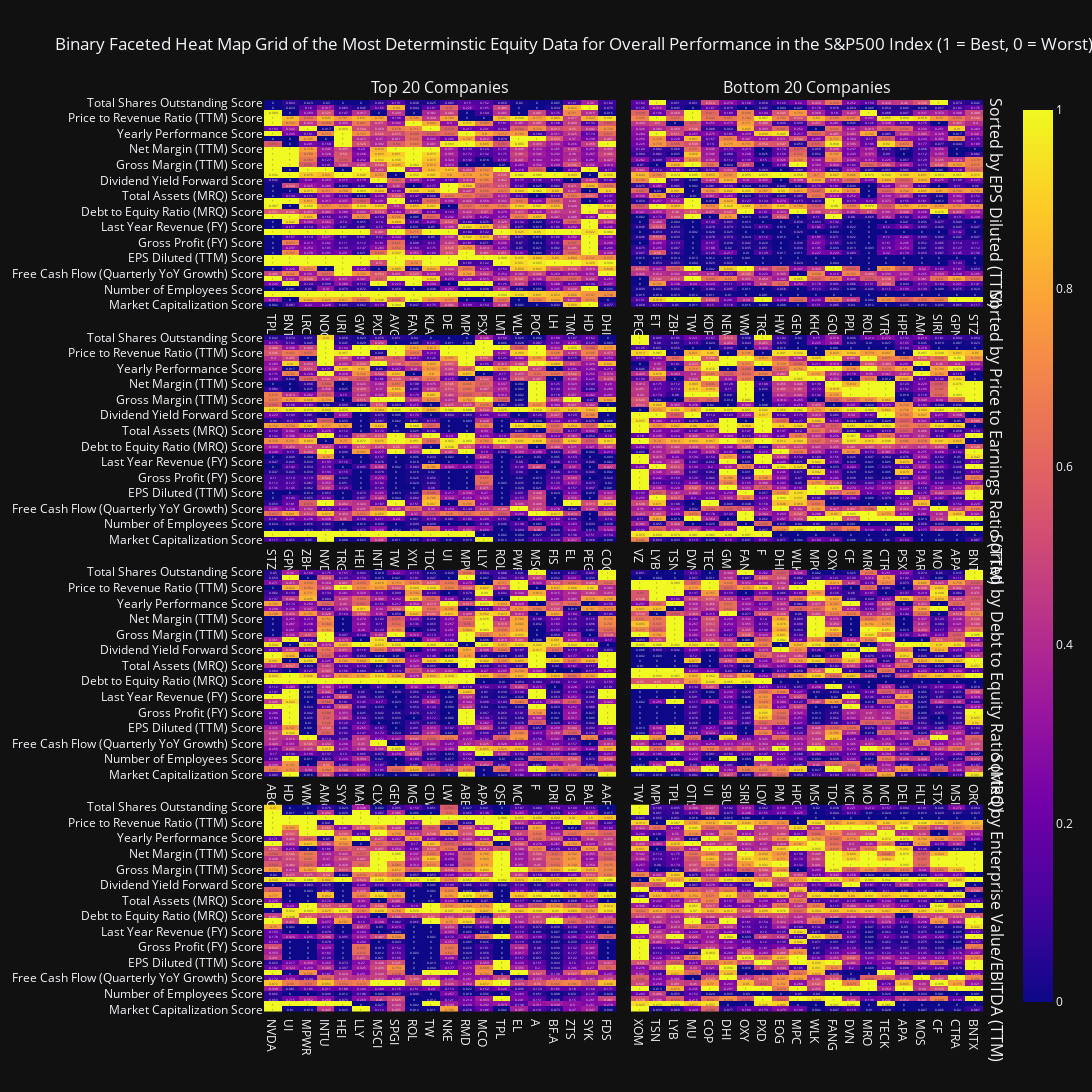

Here is the notebook cell this chart was saved with:
### Markdown cell above
The left half of each heatmap subplot illustrates the score distribution of the top 20 companies sorted by the singular independent variable being observed. Conversely, the right half illustrates the bottom 20 companies under the same category. There are 16 independent variables being tested in total, those of which have been selected on the basis of having a high correlation (a positive coefficient of determination that is greater than or equal to 0.7). Some of these independent variables have a high correlation between a wider range of variables than others, which is why the contrast between the number of yellow (indicative of high scores) and blue tiles (indicative of low scores) is greater for those predictors that have a correlation with a greater number of variables.

This binary contrast analysis supports the notion that there are several equity variables that are the most deterministic of the performance of an equity, with performance being interpreted as the ratio of high to low scores for each equity. Therefore, the heatmap facet grid reveals that **Market Capitalization, EBITDA (TTM), Gross Profit (MRQ and FY), Total Revenue (FY), Total Assets (MRQ), Enterprise Value (MRQ) and Net Income (FY)** are the most deterministic of the performance of an equity. Therefore, it is worth prioritizing these financial variables when determining which companies to invest in. However, it should be noted that Enterprise Value (MRQ) includes many of the above variables in its calculation, so it is essentially a derivative of several financial variables.

Taking the top 4 predictors that are the most deterministic of the overall performance of an equity, constructing a binary heat map plot can enable us to better visualize the contrast between the top 20 and bottom 20 companies sorted by predictor.

### Code cell
top_predictors_narrowest_adjusted = np.concatenate(top_predictors_narrowest_adjusted)
config = {
  'toImageButtonOptions': {
    'format': 'png',
    'filename': 'custom_image',
    'height': 3000,
    'width': 2000,
    'scale': 2
  }
}

title = 'Binary Faceted Heat Map Grid of the Most Determinstic Equity Data for Overall Performance in the S&P500 Index (1 = Best, 0 = Worst)'
display(viz.binary_subplot_generator(complete_df, notable_significance[0:4], title, 6.2, 1, vertical_spacing=0.03).show(config=config))

### Figure 1 — Plotly figure (JSON) as saved in the notebook; plotly's stock layout.template omitted (floating-point values rounded to 4 significant figures; data arrays with more than 128 entries replaced by an {"elided": "..."} marker saying what was removed)
{"data": [{"coloraxis": "coloraxis", "hovertemplate": "x: %{x}<br>y: %{y}<br>color: %{z}<extra></extra>", "name": "0", "texttemplate": "%{z}", "type": "heatmap", "x": ["TPL", "BNTX", "LRCX", "NOC", "URI", "GWW", "PXD", "AVGO", "FANG", "KLAC", "DE", "MPC", "PSX", "LMT", "WLK", "POOL", "LH", "TMO", "HD", "DHI"], "xaxis": "x", "y": ["Market Capitalization Score", "Price to Earnings Ratio (TTM) Score", "Basic EPS (TTM) Score", "Number of Employees Score", "Free Cash Flow (Annual YoY Growth) Score", "Free Cash Flow Margin (FY) Score", "Free Cash Flow (Quarterly YoY Growth) Score", "3-Month Performance Score", "Basic EPS (FY) Score", "EPS Diluted (TTM) Score", "EBITDA (TTM) Score", "Gross Profit (MRQ) Score", "Gross Profit (FY) Score", "Total Revenue (FY) Score", "EPS Diluted (FY) Score", "Last Year Revenue (FY) Score", "Net Income (FY) Score", "Current Ratio (MRQ) Score", "Debt to Equity Ratio (MRQ) Score", "Net Debt (MRQ) Score", "Quick Ratio (MRQ) Score", "Total Assets (MRQ) Score", "Total Debt (MRQ) Score", "Total Current Assets (MRQ) Score", "Dividend Yield Forward Score", "Dividends Paid (FY) Score", "Dividends per Share (FY) Score", "Gross Margin (TTM) Score", "Operating Margin (TTM) Score", "Pretax Margin (TTM) Score", "Net Margin (TTM) Score", "6-Month Performance Score", "YTD Performance Score", "Yearly Performance Score", "1-Year Beta Score", "Volatility Score", "Price to Revenue Ratio (TTM) Score", "Enterprise Value/EBITDA (TTM) Score", "Enterprise Value (MRQ) Score", "Total Shares Outstanding Score"], "yaxis": "y", "z": {"elided": "40x20 float values"}}, {"coloraxis": "coloraxis", "hovertemplate": "x: %{x}<br>y: %{y}<br>color: %{z}<extra></extra>", "name": "0", "texttemplate": "%{z}", "type": "heatmap", "x": ["STZ", "GPN", "ZBH", "NVDA", "TRGP", "HEI", "INTU", "TW", "XYL", "TDG", "UI", "MPWR", "LLY", "ROL", "PWR", "MSCI", "FIS", "EL", "PEG", "COO"], "xaxis": "x3", "y": ["Market Capitalization Score", "Price to Earnings Ratio (TTM) Score", "Basic EPS (TTM) Score", "Number of Employees Score", "Free Cash Flow (Annual YoY Growth) Score", "Free Cash Flow Margin (FY) Score", "Free Cash Flow (Quarterly YoY Growth) Score", "3-Month Performance Score", "Basic EPS (FY) Score", "EPS Diluted (TTM) Score", "EBITDA (TTM) Score", "Gross Profit (MRQ) Score", "Gross Profit (FY) Score", "Total Revenue (FY) Score", "EPS Diluted (FY) Score", "Last Year Revenue (FY) Score", "Net Income (FY) Score", "Current Ratio (MRQ) Score", "Debt to Equity Ratio (MRQ) Score", "Net Debt (MRQ) Score", "Quick Ratio (MRQ) Score", "Total Assets (MRQ) Score", "Total Debt (MRQ) Score", "Total Current Assets (MRQ) Score", "Dividend Yield Forward Score", "Dividends Paid (FY) Score", "Dividends per Share (FY) Score", "Gross Margin (TTM) Score", "Operating Margin (TTM) Score", "Pretax Margin (TTM) Score", "Net Margin (TTM) Score", "6-Month Performance Score", "YTD Performance Score", "Yearly Performance Score", "1-Year Beta Score", "Volatility Score", "Price to Revenue Ratio (TTM) Score", "Enterprise Value/EBITDA (TTM) Score", "Enterprise Value (MRQ) Score", "Total Shares Outstanding Score"], "yaxis": "y3", "z": {"elided": "40x20 float values"}}, {"coloraxis": "coloraxis", "hovertemplate": "x: %{x}<br>y: %{y}<br>color: %{z}<extra></extra>", "name": "0", "texttemplate": "%{z}", "type": "heatmap", "x": ["ABC", "HD", "WMG", "AMGN", "SYY", "MAR", "CLX", "GEN", "MGM", "CDW", "LW", "ABBV", "APA", "QSR", "MCO", "F", "DRI", "DG", "BALL", "AAPL"], "xaxis": "x5", "y": ["Market Capitalization Score", "Price to Earnings Ratio (TTM) Score", "Basic EPS (TTM) Score", "Number of Employees Score", "Free Cash Flow (Annual YoY Growth) Score", "Free Cash Flow Margin (FY) Score", "Free Cash Flow (Quarterly YoY Growth) Score", "3-Month Performance Score", "Basic EPS (FY) Score", "EPS Diluted (TTM) Score", "EBITDA (TTM) Score", "Gross Profit (MRQ) Score", "Gross Profit (FY) Score", "Total Revenue (FY) Score", "EPS Diluted (FY) Score", "Last Year Revenue (FY) Score", "Net Income (FY) Score", "Current Ratio (MRQ) Score", "Debt to Equity Ratio (MRQ) Score", "Net Debt (MRQ) Score", "Quick Ratio (MRQ) Score", "Total Assets (MRQ) Score", "Total Debt (MRQ) Score", "Total Current Assets (MRQ) Score", "Dividend Yield Forward Score", "Dividends Paid (FY) Score", "Dividends per Share (FY) Score", "Gross Margin (TTM) Score", "Operating Margin (TTM) Score", "Pretax Margin (TTM) Score", "Net Margin (TTM) Score", "6-Month Performance Score", "YTD Performance Score", "Yearly Performance Score", "1-Year Beta Score", "Volatility Score", "Price to Revenue Ratio (TTM) Score", "Enterprise Value/EBITDA (TTM) Score", "Enterprise Value (MRQ) Score", "Total Shares Outstanding Score"], "yaxis": "y5", "z": {"elided": "40x20 float values"}}, {"coloraxis": "coloraxis", "hovertemplate": "x: %{x}<br>y: %{y}<br>color: %{z}<extra></extra>", "name": "0", "texttemplate": "%{z}", "type": "heatmap", "x": ["NVDA", "UI", "MPWR", "INTU", "HEI", "LLY", "MSCI", "SPGI", "ROL", "TW", "NKE", "RMD", "MCO", "TPL", "EL", "A", "BF.A", "ZTS", "SYK", "FDS"], "xaxis": "x7", "y": ["Market Capitalization Score", "Price to Earnings Ratio (TTM) Score", "Basic EPS (TTM) Score", "Number of Employees Score", "Free Cash Flow (Annual YoY Growth) Score", "Free Cash Flow Margin (FY) Score", "Free Cash Flow (Quarterly YoY Growth) Score", "3-Month Performance Score", "Basic EPS (FY) Score", "EPS Diluted (TTM) Score", "EBITDA (TTM) Score", "Gross Profit (MRQ) Score", "Gross Profit (FY) Score", "Total Revenue (FY) Score", "EPS Diluted (FY) Score", "Last Year Revenue (FY) Score", "Net Income (FY) Score", "Current Ratio (MRQ) Score", "Debt to Equity Ratio (MRQ) Score", "Net Debt (MRQ) Score", "Quick Ratio (MRQ) Score", "Total Assets (MRQ) Score", "Total Debt (MRQ) Score", "Total Current Assets (MRQ) Score", "Dividend Yield Forward Score", "Dividends Paid (FY) Score", "Dividends per Share (FY) Score", "Gross Margin (TTM) Score", "Operating Margin (TTM) Score", "Pretax Margin (TTM) Score", "Net Margin (TTM) Score", "6-Month Performance Score", "YTD Performance Score", "Yearly Performance Score", "1-Year Beta Score", "Volatility Score", "Price to Revenue Ratio (TTM) Score", "Enterprise Value/EBITDA (TTM) Score", "Enterprise Value (MRQ) Score", "Total Shares Outstanding Score"], "yaxis": "y7", "z": {"elided": "40x20 float values"}}, {"coloraxis": "coloraxis", "hovertemplate": "x: %{x}<br>y: %{y}<br>color: %{z}<extra></extra>", "name": "0", "texttemplate": "%{z}", "type": "heatmap", "x": ["PEG", "ET", "ZBH", "TW", "KDP", "NEM", "WMG", "TRGP", "HWM", "GEN", "KHC", "GOLD", "PPL", "ROL", "VTRS", "HPE", "AMCR", "SIRI", "GPN", "STZ"], "xaxis": "x2", "y": ["Market Capitalization Score", "Price to Earnings Ratio (TTM) Score", "Basic EPS (TTM) Score", "Number of Employees Score", "Free Cash Flow (Annual YoY Growth) Score", "Free Cash Flow Margin (FY) Score", "Free Cash Flow (Quarterly YoY Growth) Score", "3-Month Performance Score", "Basic EPS (FY) Score", "EPS Diluted (TTM) Score", "EBITDA (TTM) Score", "Gross Profit (MRQ) Score", "Gross Profit (FY) Score", "Total Revenue (FY) Score", "EPS Diluted (FY) Score", "Last Year Revenue (FY) Score", "Net Income (FY) Score", "Current Ratio (MRQ) Score", "Debt to Equity Ratio (MRQ) Score", "Net Debt (MRQ) Score", "Quick Ratio (MRQ) Score", "Total Assets (MRQ) Score", "Total Debt (MRQ) Score", "Total Current Assets (MRQ) Score", "Dividend Yield Forward Score", "Dividends Paid (FY) Score", "Dividends per Share (FY) Score", "Gross Margin (TTM) Score", "Operating Margin (TTM) Score", "Pretax Margin (TTM) Score", "Net Margin (TTM) Score", "6-Month Performance Score", "YTD Performance Score", "Yearly Performance Score", "1-Year Beta Score", "Volatility Score", "Price to Revenue Ratio (TTM) Score", "Enterprise Value/EBITDA (TTM) Score", "Enterprise Value (MRQ) Score", "Total Shares Outstanding Score"], "yaxis": "y2", "z": {"elided": "40x20 float values"}}, {"coloraxis": "coloraxis", "hovertemplate": "x: %{x}<br>y: %{y}<br>color: %{z}<extra></extra>", "name": "0", "texttemplate": "%{z}", "type": "heatmap", "x": ["VZ", "LYB", "TSN", "DVN", "TECK", "GM", "FANG", "F", "DHI", "WLK", "MPC", "OXY", "CF", "MRO", "CTRA", "PSX", "PARA", "MOS", "APA", "BNTX"], "xaxis": "x4", "y": ["Market Capitalization Score", "Price to Earnings Ratio (TTM) Score", "Basic EPS (TTM) Score", "Number of Employees Score", "Free Cash Flow (Annual YoY Growth) Score", "Free Cash Flow Margin (FY) Score", "Free Cash Flow (Quarterly YoY Growth) Score", "3-Month Performance Score", "Basic EPS (FY) Score", "EPS Diluted (TTM) Score", "EBITDA (TTM) Score", "Gross Profit (MRQ) Score", "Gross Profit (FY) Score", "Total Revenue (FY) Score", "EPS Diluted (FY) Score", "Last Year Revenue (FY) Score", "Net Income (FY) Score", "Current Ratio (MRQ) Score", "Debt to Equity Ratio (MRQ) Score", "Net Debt (MRQ) Score", "Quick Ratio (MRQ) Score", "Total Assets (MRQ) Score", "Total Debt (MRQ) Score", "Total Current Assets (MRQ) Score", "Dividend Yield Forward Score", "Dividends Paid (FY) Score", "Dividends per Share (FY) Score", "Gross Margin (TTM) Score", "Operating Margin (TTM) Score", "Pretax Margin (TTM) Score", "Net Margin (TTM) Score", "6-Month Performance Score", "YTD Performance Score", "Yearly Performance Score", "1-Year Beta Score", "Volatility Score", "Price to Revenue Ratio (TTM) Score", "Enterprise Value/EBITDA (TTM) Score", "Enterprise Value (MRQ) Score", "Total Shares Outstanding Score"], "yaxis": "y4", "z": {"elided": "40x20 float values"}}, {"coloraxis": "coloraxis", "hovertemplate": "x: %{x}<br>y: %{y}<br>color: %{z}<extra></extra>", "name": "0", "texttemplate": "%{z}", "type": "heatmap", "x": ["TW", "MPWR", "TPL", "OTIS", "UI", "SBUX", "SIRI", "LOW", "PM", "HPQ", "MSCI", "TDG", "MCK", "MO", "MCD", "DELL", "HLT", "STX", "MSI", "ORCL"], "xaxis": "x6", "y": ["Market Capitalization Score", "Price to Earnings Ratio (TTM) Score", "Basic EPS (TTM) Score", "Number of Employees Score", "Free Cash Flow (Annual YoY Growth) Score", "Free Cash Flow Margin (FY) Score", "Free Cash Flow (Quarterly YoY Growth) Score", "3-Month Performance Score", "Basic EPS (FY) Score", "EPS Diluted (TTM) Score", "EBITDA (TTM) Score", "Gross Profit (MRQ) Score", "Gross Profit (FY) Score", "Total Revenue (FY) Score", "EPS Diluted (FY) Score", "Last Year Revenue (FY) Score", "Net Income (FY) Score", "Current Ratio (MRQ) Score", "Debt to Equity Ratio (MRQ) Score", "Net Debt (MRQ) Score", "Quick Ratio (MRQ) Score", "Total Assets (MRQ) Score", "Total Debt (MRQ) Score", "Total Current Assets (MRQ) Score", "Dividend Yield Forward Score", "Dividends Paid (FY) Score", "Dividends per Share (FY) Score", "Gross Margin (TTM) Score", "Operating Margin (TTM) Score", "Pretax Margin (TTM) Score", "Net Margin (TTM) Score", "6-Month Performance Score", "YTD Performance Score", "Yearly Performance Score", "1-Year Beta Score", "Volatility Score", "Price to Revenue Ratio (TTM) Score", "Enterprise Value/EBITDA (TTM) Score", "Enterprise Value (MRQ) Score", "Total Shares Outstanding Score"], "yaxis": "y6", "z": {"elided": "40x20 float values"}}, {"coloraxis": "coloraxis", "hovertemplate": "x: %{x}<br>y: %{y}<br>color: %{z}<extra></extra>", "name": "0", "texttemplate": "%{z}", "type": "heatmap", "x": ["XOM", "TSN", "LYB", "MU", "COP", "DHI", "OXY", "PXD", "EOG", "MPC", "WLK", "FANG", "DVN", "MRO", "TECK", "APA", "MOS", "CF", "CTRA", "BNTX"], "xaxis": "x8", "y": ["Market Capitalization Score", "Price to Earnings Ratio (TTM) Score", "Basic EPS (TTM) Score", "Number of Employees Score", "Free Cash Flow (Annual YoY Growth) Score", "Free Cash Flow Margin (FY) Score", "Free Cash Flow (Quarterly YoY Growth) Score", "3-Month Performance Score", "Basic EPS (FY) Score", "EPS Diluted (TTM) Score", "EBITDA (TTM) Score", "Gross Profit (MRQ) Score", "Gross Profit (FY) Score", "Total Revenue (FY) Score", "EPS Diluted (FY) Score", "Last Year Revenue (FY) Score", "Net Income (FY) Score", "Current Ratio (MRQ) Score", "Debt to Equity Ratio (MRQ) Score", "Net Debt (MRQ) Score", "Quick Ratio (MRQ) Score", "Total Assets (MRQ) Score", "Total Debt (MRQ) Score", "Total Current Assets (MRQ) Score", "Dividend Yield Forward Score", "Dividends Paid (FY) Score", "Dividends per Share (FY) Score", "Gross Margin (TTM) Score", "Operating Margin (TTM) Score", "Pretax Margin (TTM) Score", "Net Margin (TTM) Score", "6-Month Performance Score", "YTD Performance Score", "Yearly Performance Score", "1-Year Beta Score", "Volatility Score", "Price to Revenue Ratio (TTM) Score", "Enterprise Value/EBITDA (TTM) Score", "Enterprise Value (MRQ) Score", "Total Shares Outstanding Score"], "yaxis": "y8", "z": {"elided": "40x20 float values"}}], "layout": {"annotations": [{"font": {"size": 16}, "showarrow": false, "text": "Top 20 Companies", "x": 0.24, "xanchor": "center", "xref": "paper", "y": 1, "yanchor": "bottom", "yref": "paper"}, {"font": {"size": 16}, "showarrow": false, "text": "Bottom 20 Companies", "x": 0.74, "xanchor": "center", "xref": "paper", "y": 1, "yanchor": "bottom", "yref": "paper"}, {"font": {"size": 16}, "showarrow": false, "text": "Sorted by EPS Diluted (TTM)", "textangle": 90, "x": 0.98, "xanchor": "left", "xref": "paper", "y": 0.8862, "yanchor": "middle", "yref": "paper"}, {"font": {"size": 16}, "showarrow": false, "text": "Sorted by Price to Earnings Ratio (TTM)", "textangle": 90, "x": 0.98, "xanchor": "left", "xref": "paper", "y": 0.6288, "yanchor": "middle", "yref": "paper"}, {"font": {"size": 16}, "showarrow": false, "text": "Sorted by Debt to Equity Ratio (MRQ)", "textangle": 90, "x": 0.98, "xanchor": "left", "xref": "paper", "y": 0.3712, "yanchor": "middle", "yref": "paper"}, {"font": {"size": 16}, "showarrow": false, "text": "Sorted by Enterprise Value/EBITDA (TTM)", "textangle": 90, "x": 0.98, "xanchor": "left", "xref": "paper", "y": 0.1138, "yanchor": "middle", "yref": "paper"}], "height": 2700.0, "title": {"text": "Binary Faceted Heat Map Grid of the Most Determinstic Equity Data for Overall Performance in the S&P500 Index (1 = Best, 0 = Worst)"}, "width": 1500, "xaxis": {"anchor": "y", "domain": [0, 0.48]}, "xaxis2": {"anchor": "y2", "domain": [0.5, 0.98]}, "xaxis3": {"anchor": "y3", "domain": [0, 0.48]}, "xaxis4": {"anchor": "y4", "domain": [0.5, 0.98]}, "xaxis5": {"anchor": "y5", "domain": [0, 0.48]}, "xaxis6": {"anchor": "y6", "domain": [0.5, 0.98]}, "xaxis7": {"anchor": "y7", "domain": [0, 0.48]}, "xaxis8": {"anchor": "y8", "domain": [0.5, 0.98]}, "yaxis": {"anchor": "x", "domain": [0.7725, 1]}, "yaxis2": {"anchor": "x2", "domain": [0.7725, 1], "matches": "y", "showticklabels": false}, "yaxis3": {"anchor": "x3", "domain": [0.515, 0.7425]}, "yaxis4": {"anchor": "x4", "domain": [0.515, 0.7425], "matches": "y3", "showticklabels": false}, "yaxis5": {"anchor": "x5", "domain": [0.2575, 0.485]}, "yaxis6": {"anchor": "x6", "domain": [0.2575, 0.485], "matches": "y5", "showticklabels": false}, "yaxis7": {"anchor": "x7", "domain": [0, 0.2275]}, "yaxis8": {"anchor": "x8", "domain": [0, 0.2275], "matches": "y7", "showticklabels": false}}}
